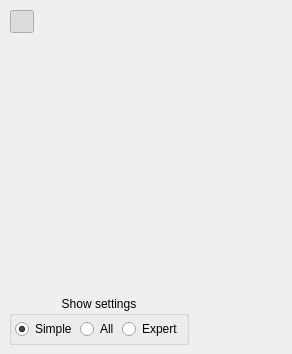
<?xml version="1.0" encoding="UTF-8"?>
<ui version="4.0">
 <author>Lyndon Brown</author>
 <class>PrefsUI</class>
 <widget class="QDialog" name="PrefsUI">
  <property name="windowModality">
   <enum>Qt::WindowModal</enum>
  </property>
  <property name="windowTitle">
   <string>Preferences</string>
  </property>
  <layout class="QGridLayout" name="main_layout">
   <property name="leftMargin">
    <number>9</number>
   </property>
   <property name="topMargin">
    <number>9</number>
   </property>
   <property name="rightMargin">
    <number>9</number>
   </property>
   <property name="bottomMargin">
    <number>9</number>
   </property>
   <item row="0" column="0" rowspan="3" colspan="3">
    <widget class="QStackedWidget" name="interface_stack">
     <property name="sizePolicy">
      <sizepolicy hsizetype="Preferred" vsizetype="Preferred">
       <horstretch>0</horstretch>
       <verstretch>4</verstretch>
      </sizepolicy>
     </property>
     <property name="currentIndex">
      <number>0</number>
     </property>
     <widget class="QWidget" name="simple_interface" native="true">
      <layout class="QVBoxLayout" name="simple_interface_layout">
       <property name="leftMargin">
        <number>0</number>
       </property>
       <property name="topMargin">
        <number>0</number>
       </property>
       <property name="rightMargin">
        <number>0</number>
       </property>
       <property name="bottomMargin">
        <number>0</number>
       </property>
       <item>
        <widget class="QWidget" name="simple_tabs" native="true">
         <property name="sizePolicy">
          <sizepolicy hsizetype="Fixed" vsizetype="Preferred">
           <horstretch>0</horstretch>
           <verstretch>0</verstretch>
          </sizepolicy>
         </property>
         <layout class="QHBoxLayout" name="simple_tabs_layout">
          <property name="spacing">
           <number>1</number>
          </property>
          <property name="leftMargin">
           <number>1</number>
          </property>
          <property name="topMargin">
           <number>1</number>
          </property>
          <property name="rightMargin">
           <number>1</number>
          </property>
          <property name="bottomMargin">
           <number>1</number>
          </property>
          <item>
           <widget class="QToolButton" name="button_SPrefsInterface">
            <property name="sizePolicy">
             <sizepolicy hsizetype="MinimumExpanding" vsizetype="Minimum">
              <horstretch>0</horstretch>
              <verstretch>0</verstretch>
             </sizepolicy>
            </property>
            <property name="checkable">
             <bool>true</bool>
            </property>
            <property name="checked">
             <bool>true</bool>
            </property>
            <property name="autoExclusive">
             <bool>true</bool>
            </property>
            <property name="autoRaise">
             <bool>true</bool>
            </property>
           </widget>
          </item>
          <item>
           <widget class="QToolButton" name="button_SPrefsAudio">
            <property name="sizePolicy">
             <sizepolicy hsizetype="MinimumExpanding" vsizetype="Minimum">
              <horstretch>0</horstretch>
              <verstretch>0</verstretch>
             </sizepolicy>
            </property>
            <property name="checkable">
             <bool>true</bool>
            </property>
            <property name="autoExclusive">
             <bool>true</bool>
            </property>
            <property name="autoRaise">
             <bool>true</bool>
            </property>
           </widget>
          </item>
          <item>
           <widget class="QToolButton" name="button_SPrefsVideo">
            <property name="sizePolicy">
             <sizepolicy hsizetype="MinimumExpanding" vsizetype="Minimum">
              <horstretch>0</horstretch>
              <verstretch>0</verstretch>
             </sizepolicy>
            </property>
            <property name="checkable">
             <bool>true</bool>
            </property>
            <property name="autoExclusive">
             <bool>true</bool>
            </property>
            <property name="autoRaise">
             <bool>true</bool>
            </property>
           </widget>
          </item>
          <item>
           <widget class="QToolButton" name="button_SPrefsSubtitles">
            <property name="sizePolicy">
             <sizepolicy hsizetype="MinimumExpanding" vsizetype="Minimum">
              <horstretch>0</horstretch>
              <verstretch>0</verstretch>
             </sizepolicy>
            </property>
            <property name="checkable">
             <bool>true</bool>
            </property>
            <property name="autoExclusive">
             <bool>true</bool>
            </property>
            <property name="autoRaise">
             <bool>true</bool>
            </property>
           </widget>
          </item>
          <item>
           <widget class="QToolButton" name="button_SPrefsInputAndCodecs">
            <property name="sizePolicy">
             <sizepolicy hsizetype="MinimumExpanding" vsizetype="Minimum">
              <horstretch>0</horstretch>
              <verstretch>0</verstretch>
             </sizepolicy>
            </property>
            <property name="checkable">
             <bool>true</bool>
            </property>
            <property name="autoExclusive">
             <bool>true</bool>
            </property>
            <property name="autoRaise">
             <bool>true</bool>
            </property>
           </widget>
          </item>
          <item>
           <widget class="QToolButton" name="button_SPrefsHotkeys">
            <property name="sizePolicy">
             <sizepolicy hsizetype="MinimumExpanding" vsizetype="Minimum">
              <horstretch>0</horstretch>
              <verstretch>0</verstretch>
             </sizepolicy>
            </property>
            <property name="checkable">
             <bool>true</bool>
            </property>
            <property name="autoExclusive">
             <bool>true</bool>
            </property>
            <property name="autoRaise">
             <bool>true</bool>
            </property>
           </widget>
          </item>
          <item>
           <widget class="QToolButton" name="button_SPrefsMediaLibrary">
            <property name="sizePolicy">
             <sizepolicy hsizetype="MinimumExpanding" vsizetype="Minimum">
              <horstretch>0</horstretch>
              <verstretch>0</verstretch>
             </sizepolicy>
            </property>
            <property name="checkable">
             <bool>true</bool>
            </property>
            <property name="autoExclusive">
             <bool>true</bool>
            </property>
            <property name="autoRaise">
             <bool>true</bool>
            </property>
           </widget>
          </item>
         </layout>
        </widget>
       </item>
       <item>
        <widget class="QStackedWidget" name="simple_panel_stack">
         <property name="leftMargin">
          <number>6</number>
         </property>
         <property name="topMargin">
          <number>0</number>
         </property>
         <property name="rightMargin">
          <number>0</number>
         </property>
         <property name="bottomMargin">
          <number>3</number>
         </property>
        </widget>
       </item>
      </layout>
     </widget>
     <widget class="QSplitter" name="advanced_interface">
      <property name="orientation">
       <enum>Qt::Horizontal</enum>
      </property>
      <widget class="QWidget" name="advanced_tree_panel" native="true">
       <property name="sizePolicy">
        <sizepolicy hsizetype="Maximum" vsizetype="Preferred">
         <horstretch>0</horstretch>
         <verstretch>0</verstretch>
        </sizepolicy>
       </property>
       <layout class="QVBoxLayout" name="advanced_tree_panel_layout">
        <item>
         <widget class="SearchLineEdit" name="advanced_tree_filter"/>
        </item>
        <item>
         <widget class="QCheckBox" name="advanced_current_filter">
          <property name="toolTip">
           <string>Only show modules related to current playback</string>
          </property>
          <property name="text">
           <string>Only show current</string>
          </property>
         </widget>
        </item>
        <item>
         <widget class="PrefsTree" name="advanced_tree">
          <property name="alternatingRowColors">
           <bool>true</bool>
          </property>
          <property name="iconSize">
           <size>
            <width>25</width>
            <height>25</height>
           </size>
          </property>
          <property name="textElideMode">
           <enum>Qt::ElideNone</enum>
          </property>
         </widget>
        </item>
       </layout>
      </widget>
      <widget class="QStackedWidget" name="advanced_panel_stack"/>
     </widget>
     <widget class="QWidget" name="expert_interface" native="true">
      <layout class="QGridLayout" name="expert_interface_layout">
       <item row="0" column="0">
        <widget class="SearchLineEdit" name="expert_table_filter"/>
       </item>
       <item row="0" column="1">
        <widget class="QCheckBox" name="expert_table_filter_modified">
         <property name="text">
          <string>Modified only</string>
         </property>
        </widget>
       </item>
       <item row="1" column="0" colspan="2">
        <widget class="ExpertPrefsTable" name="expert_table">
         <property name="styleSheet">
          <string notr="true">QTreeView::item { padding: 9px 0; }</string>
         </property>
         <property name="alternatingRowColors">
          <bool>true</bool>
         </property>
         <property name="selectionMode">
          <enum>QAbstractItemView::SingleSelection</enum>
         </property>
         <property name="selectionBehavior">
          <enum>QAbstractItemView::SelectRows</enum>
         </property>
        </widget>
       </item>
       <item row="2" column="0" colspan="2">
        <widget class="QLabel" name="expert_item_text">
         <property name="font">
          <font>
           <pointsize>11</pointsize>
           <underline>true</underline>
          </font>
         </property>
         <property name="wordWrap">
          <bool>true</bool>
         </property>
        </widget>
       </item>
       <item row="3" column="0" colspan="2">
        <widget class="QLabel" name="expert_item_longtext">
         <property name="wordWrap">
          <bool>true</bool>
         </property>
        </widget>
       </item>
      </layout>
     </widget>
    </widget>
   </item>
   <item row="3" column="0" rowspan="2">
    <widget class="QGroupBox" name="interface_selector">
     <property name="title">
      <string>Show settings</string>
     </property>
     <property name="alignment">
      <set>Qt::AlignHCenter</set>
     </property>
     <layout class="QHBoxLayout" name="interface_selector_layout">
      <property name="spacing">
       <number>3</number>
      </property>
      <property name="leftMargin">
       <number>3</number>
      </property>
      <property name="topMargin">
       <number>3</number>
      </property>
      <property name="rightMargin">
       <number>3</number>
      </property>
      <property name="bottomMargin">
       <number>3</number>
      </property>
      <item>
       <widget class="QRadioButton" name="simple">
        <property name="toolTip">
         <string>Switch to simple preferences view</string>
        </property>
        <property name="text">
         <string>Simple</string>
        </property>
        <property name="checked">
         <bool>true</bool>
        </property>
       </widget>
      </item>
      <item>
       <widget class="QRadioButton" name="advanced">
        <property name="toolTip">
         <string>Switch to full preferences view</string>
        </property>
        <property name="text">
         <string>All</string>
        </property>
       </widget>
      </item>
      <item>
       <widget class="QRadioButton" name="expert">
        <property name="toolTip">
         <string>Switch to expert preferences view</string>
        </property>
        <property name="text">
         <string>Expert</string>
        </property>
       </widget>
      </item>
     </layout>
    </widget>
   </item>
   <item row="4" column="2">
    <widget class="QDialogButtonBox" name="button_box"/>
   </item>
  </layout>
 </widget>
 <customwidgets>
  <customwidget>
   <class>SearchLineEdit</class>
   <extends>QLineEdit</extends>
   <header>widgets/native/searchlineedit.hpp</header>
  </customwidget>
  <customwidget>
   <class>PrefsTree</class>
   <extends>QTableWidget</extends>
   <header>dialogs/preferences/complete_preferences.hpp</header>
  </customwidget>
  <customwidget>
   <class>ExpertPrefsTable</class>
   <extends>QTableView</extends>
   <header>dialogs/preferences/expert_view.hpp</header>
  </customwidget>
 </customwidgets>
 <resources/>
 <connections/>
</ui>
